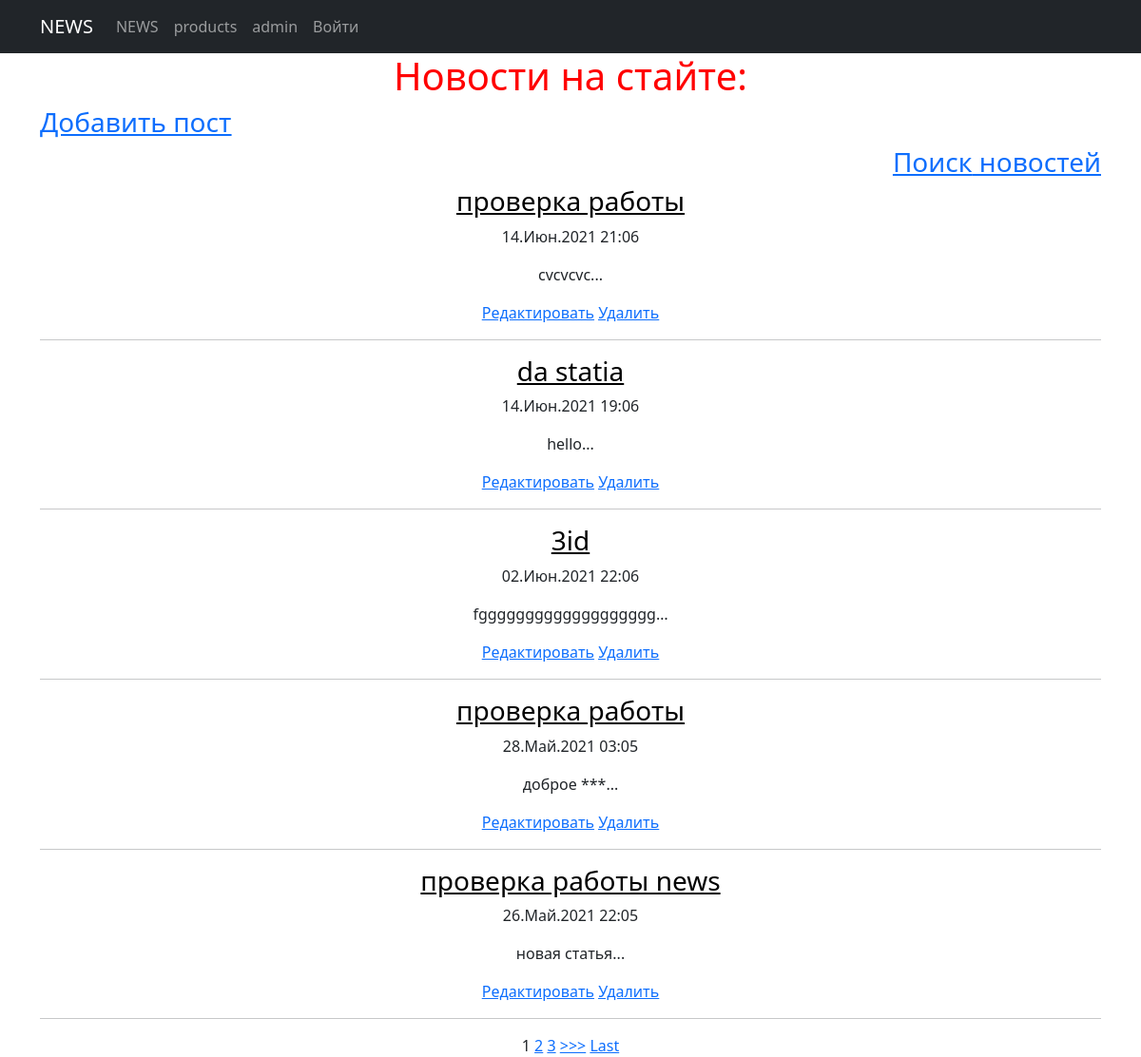
Page /news/ on the committed database.
### news/models.py (models this page shows, shortened)
class Post(models.Model):
    PostAuthor = models.ForeignKey(Author, on_delete=models.CASCADE, verbose_name='Автор поста')
    PostNews = 'PN'
    PostArticle = 'PA'
    POSITIONS = [
        (PostArticle, 'Статья'),
        (PostNews, 'Новость'),
    ]
    postCategory = models.ManyToManyField(Category, verbose_name='Категория поста',  through='PostCategory')
    title = models.CharField(max_length=50, verbose_name='Название')
    positions = models.CharField(max_length=2, choices=POSITIONS, default=PostArticle, verbose_name='Тип поста')
    data = models.DateTimeField(auto_now_add=True, verbose_name='Дата создания')
    data_update = models.DateTimeField(auto_now=True, verbose_name='Дата редактирования')
    photo = models.ImageField(upload_to='photos/%Y/%m/%d/', default='-', verbose_name='Фото')
    previewName = models.CharField(max_length=128, verbose_name='Превью поста')
    text = models.TextField(verbose_name='Текст поста')
    rating = models.SmallIntegerField(default=0, verbose_name='Рейтинг')
    public = models.BooleanField(default=True, verbose_name='Публикация')
    def preview(self):
        return self.text[0:124] + '...'
    class Meta:
        verbose_name = 'Пост'
        verbose_name_plural = 'Посты'

### news/views.py (the view)
# urls.py: path('news/', include('news.urls')),
class news(ListView):
    model = Post
    template_name = 'news.html'
    context_object_name = 'news'
    ordering = '-data'
    paginate_by = 5

### news/templatetags/custom_filters.py (called while the page is built)
@register.filter(name='censor_filter')
def censor_filter(value):
    for i in bad_words:
        value = value.lower()
        value = value.replace(i, '***')
    return value

### templates/news.html (shortened to what this page needs)
<!DOCTYPE html>
<html lang="en">
<head> {% extends 'flatpages/default.html' %} {% load custom_filters %}
{% block content %}
<h1><span style="color: #ff0000;">Новости на стайте:</span></h1>
<h3 style="text-align: left;"><a href="{% url 'news_add'%}"><u>Добавить пост</u></a></h3> <h3 style="text-align: right;"><a href="{% url 'news_search' %}">Поиск<u> новостей</u></a></h3>
{% if news %}
    {% for el in news %}
        <h3><span style="color: #000000;"><a style="color: #000000;" href="{% url 'news_detail' el.id %}">{{ el.title|censor_filter }}</a></span></h3>
        <p>{{ el.data|date:'d.M.Y H:m' }}</p>
        <p>{{ el.preview|censor_filter|truncatechars:21 }}</p>
        <a href="{% url 'news_update' el.id %}"><u>Редактировать</u></a>
        <a href="{% url 'news_delete' el.id %}"><u>Удалить</u></a>
        <hr>
    {%endfor%}
{% if is_paginated %}
    {% for num in page_obj.paginator.page_range %}
        {% if page_obj.number == num %}
            <a>{{ num }}</a>
        {% elif num > page_obj.number|add:'-3' and num < page_obj.number|add:'3' %}
            <a href="?page={{ num }}">{{ num }}</a>
        {% endif %}
    {% endfor %}
    {% if page_obj.has_next %}
        <a href="?page={{ page_obj.next_page_number }}">>>></a>
        <a href="?page={{ page_obj.paginator.num_pages }}">Last</a>
    {% endif %}
{% endif %}
{% else %}
    <h2>Новостей нет</h2>
{% endif %}
{% endblock content %}

### rows in the picture
Post: title|censor_filter "проверка работы", data "14.Июн.2021 21:06", preview|censor_filter "cvcvcvc..."
Post: title|censor_filter "da statia", data "14.Июн.2021 19:06", preview|censor_filter "hello..."
Post: title|censor_filter "3id", data "02.Июн.2021 22:06", preview|censor_filter "fggggggggggggggggggg…"
Post: title|censor_filter "проверка работы", data "28.Май.2021 03:05", preview|censor_filter "доброе ***..."
Post: title|censor_filter "проверка работы news", data "26.Май.2021 22:05", preview|censor_filter "новая статья..."

### other values in the picture
{{ num }} "1"
{{ num }} "2" "3"
